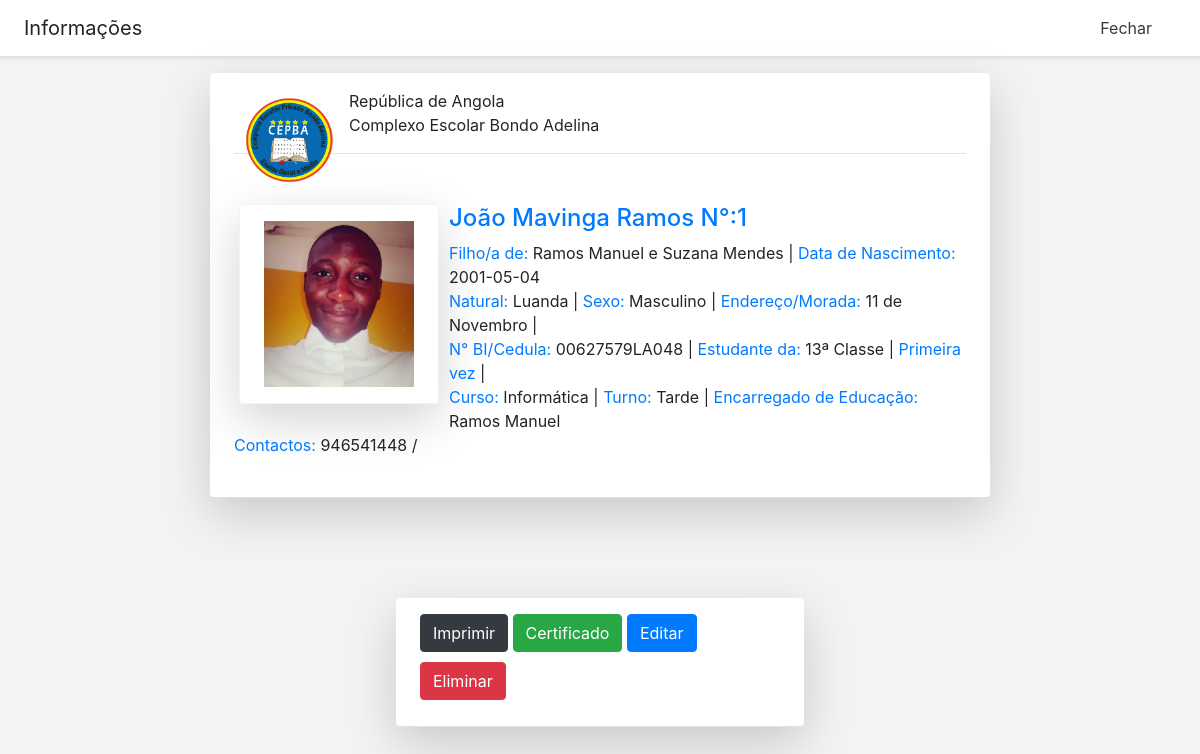
The page /recibos/matricula.php?&id=1 (signed in) on the database its author committed.
### tables this page shows
CREATE TABLE IF NOT EXISTS `matricula` (
  `id_matricula` int(11) NOT NULL AUTO_INCREMENT,
  `nome` varchar(50) NOT NULL,
  `data` date NOT NULL,
  `bi` varchar(50) NOT NULL,
  `fk_provincia` int(11) NOT NULL,
  `fk_sexo` int(11) NOT NULL,
  `fk_encarregado` int(11) NOT NULL,
  `fk_contacto` int(11) NOT NULL,
  `fk_morada` int(11) NOT NULL,
  `fk_classe` int(11) NOT NULL,
  `fk_curso` int(11) NOT NULL,
  `fk_turno` int(11) NOT NULL,
  `fk_repitent` int(11) NOT NULL,
  `fk_foto` int(11) NOT NULL,
  `fk_cert` int(11) NOT NULL,
  `criado` date DEFAULT NULL,
  PRIMARY KEY (`id_matricula`),
  KEY `fk_provincia` (`fk_provincia`),
  KEY `fk_sexo` (`fk_sexo`),
  KEY `fk_encarregado` (`fk_encarregado`),
  KEY `fk_contacto` (`fk_contacto`),
  KEY `fk_morada` (`fk_morada`),
  KEY `fk_classe` (`fk_classe`),
  KEY `fk_curso` (`fk_curso`),
  KEY `fk_turno` (`fk_turno`),
  KEY `fk_repitent` (`fk_repitent`),
  KEY `fk_foto` (`fk_foto`),
  KEY `fk_cert` (`fk_cert`)
);

CREATE TABLE IF NOT EXISTS `fotos` (
  `id_foto` int(11) NOT NULL AUTO_INCREMENT,
  `foto` varchar(200) NOT NULL,
  PRIMARY KEY (`id_foto`)
);

CREATE TABLE IF NOT EXISTS `encarregado` (
  `id_encarregado` int(11) NOT NULL AUTO_INCREMENT,
  `pai` varchar(50) NOT NULL,
  `mae` varchar(50) NOT NULL,
  `encarregado` varchar(50) NOT NULL,
  PRIMARY KEY (`id_encarregado`)
);

CREATE TABLE IF NOT EXISTS `provincia` (
  `id_provincia` int(11) NOT NULL AUTO_INCREMENT,
  `provincia` varchar(50) NOT NULL,
  PRIMARY KEY (`id_provincia`)
);

CREATE TABLE IF NOT EXISTS `sexo` (
  `id_sexo` int(11) NOT NULL AUTO_INCREMENT,
  `sexo` varchar(10) NOT NULL,
  PRIMARY KEY (`id_sexo`)
);

CREATE TABLE IF NOT EXISTS `morada` (
  `id_morada` int(11) NOT NULL AUTO_INCREMENT,
  `morada` varchar(45) NOT NULL,
  PRIMARY KEY (`id_morada`)
);

CREATE TABLE IF NOT EXISTS `classe` (
  `id_classe` int(11) NOT NULL AUTO_INCREMENT,
  `classe` varchar(50) NOT NULL,
  PRIMARY KEY (`id_classe`)
);

CREATE TABLE IF NOT EXISTS `repitent` (
  `id_repitent` int(11) NOT NULL AUTO_INCREMENT,
  `repitent` varchar(20) NOT NULL,
  PRIMARY KEY (`id_repitent`)
);

CREATE TABLE IF NOT EXISTS `curso` (
  `id_curso` int(11) NOT NULL AUTO_INCREMENT,
  `curso` varchar(50) NOT NULL,
  PRIMARY KEY (`id_curso`)
);

CREATE TABLE IF NOT EXISTS `turno` (
  `id_turno` int(11) NOT NULL AUTO_INCREMENT,
  `turno` varchar(50) NOT NULL,
  PRIMARY KEY (`id_turno`)
);

CREATE TABLE IF NOT EXISTS `contacto` (
  `id_contacto` int(11) NOT NULL AUTO_INCREMENT,
  `contacto` varchar(9) NOT NULL,
  `outro` varchar(9) DEFAULT NULL,
  PRIMARY KEY (`id_contacto`)
);

### recibos/matricula.php (the view, shortened to what this page needs)
<?php
include('../php/conexao.php');
?>
<!doctype html>
<html lang="">
  <head>
    <link href="../assets/bootstrap/css/bootstrap.min.css" rel="stylesheet">
    <link href="../assets/fontawesome/all.min.css" rel="stylesheet">
    <link href="pricing.css" rel="stylesheet">
  </head>
  <body>
    <div class="menu d-flex flex-column flex-md-row align-items-center p-3 px-md-4 mb-3 bg-white border-bottom shadow-sm">
      <h5 class="my-0 mr-md-auto font-weight-normal">Informações</h5>
      <nav class="my-2 my-md-0 mr-md-3">
        <a class="p-2 text-dark" href="../paginas/lista_matricula.php">Fechar</a>
      </nav>
    </div>
    <?php
      $id = $_GET["id"];
      $lista_dados = mysqli_query($conexao,"SELECT * FROM matricula JOIN classe ON matricula.fk_classe = classe.id_classe JOIN curso ON matricula.fk_curso=curso.id_curso JOIN turno ON matricula.fk_turno=turno.id_turno JOIN encarregado ON matricula.fk_encarregado=encarregado.id_encarregado JOIN contacto ON matricula.fk_contacto=contacto.id_contacto JOIN provincia ON matricula.fk_provincia=provincia.id_provincia JOIN sexo ON matricula.fk_sexo=sexo.id_sexo JOIN morada ON matricula.fk_morada=morada.id_morada JOIN fotos ON (matricula.fk_foto = fotos.id_foto) JOIN repitent ON matricula.fk_repitent=repitent.id_repitent WHERE id_matricula='$id' ");
      while($resultado = mysqli_fetch_array($lista_dados)){
      $id_matricula = $resultado['id_matricula'];
      $nome = $resultado['nome'];
      $pai = $resultado['pai'];
      $mae = $resultado['mae'];
      $fk_provincia = $resultado['provincia'];
      $data = $resultado['data'];
      $fk_sexo = $resultado['sexo'];
      $fk_morada = $resultado['morada'];
      $bi = $resultado['bi'];
      $fk_repitent = $resultado['repitent'];
      $fk_classe = $resultado['classe'];
      $fk_curso = $resultado['curso'];
      $fk_turno = $resultado['turno'];
      $encarregado = $resultado['encarregado'];
      $contacto = $resultado['contacto'];
      $outro = $resultado['outro'];
    ?>
    <div id="info">
      <div class="area align-items-center p-3 px-md-4 mb-3 bg-white border-bottom shadow-lg p3 md-5 rounded">
        <div class="logotipo">
          <img src="../assets/img/logo.png" class="img-post" width= "100px" height="100px">
          <p>República de Angola<br> Complexo Escolar Bondo Adelina</p><hr>
        </div>
        <div>
            <img src="../imagens/fotos/<?php echo $resultado['foto'] ?>" width="200px" height="200px"
            class="img-foto img-post align-items-center p-3 px-md-4 mb-3 shadow-lg p3 md-5 rounded">
        </div>
        <div class="dados">
          <div class="text-primary"><h4><?php echo $nome?>         N°:<?php echo $id_matricula?></h4></div>
          <div>
            <span class="text-primary">Filho/a de:</span> <?php echo $pai?> e <?php echo $mae?> |
            <span class="text-primary">Data de Nascimento:</span> <?php echo $data?>
          </div>
          <div>
            <span class="text-primary">Natural:</span> <?php echo $fk_provincia?> |
            <span class="text-primary">Sexo:</span> <?php echo $fk_sexo?> |
            <span class="text-primary">Endereço/Morada:</span> <?php echo $fk_morada?> |
          </div>
          <div>
            <span class="text-primary">N° BI/Cedula:</span> <?php echo $bi?> |
            <span class="text-primary">Estudante da:</span> <?php echo $fk_classe?> Classe |
            <span class="text-primary"> <?php echo $fk_repitent?> </span>|
          </div>
          <div>
            <span class="text-primary">Curso:</span> <?php echo $fk_curso?> |
            <span class="text-primary">Turno:</span> <?php echo $fk_turno?> |
            <span class="text-primary">Encarregado de Educação:</span> <?php echo $encarregado?>
          </div>
          <div>
            <span class="text-primary">Contactos:</span> <?php echo $contacto?> / <?php echo $outro?>
          </div><br>
        </div>
      </div>
     </div>
      <div class="ab p-3 px-md-4 mb-3 bg-white border-bottom shadow-lg p3 md-5 rounded">
        <input type="button" name="" class='btn btn-dark' value="Imprimir" onclick="funcao_pdf()">
          <?php echo "<a href='cert.php?&id=".$resultado['id_matricula']."' class='btn btn-success'>Certificado</a>";?>
          <?php echo "<a href='../paginas/ed_matricula.php?&id=".$resultado['id_matricula']."' class='btn btn-primary'>Editar</a>";?>
            <?php if ($_SESSION['nivel'] == 1) {?>
            <button type="button" class="btn btn-danger" data-toggle="modal" data-target="#eliminar<?php echo $resultado['id_matricula']?>">Eliminar</button>
          </div>
          <?php } ?>
      <?php } ?>
</body>
</html>

### recibos/pricing.css (style rules this page uses)
html { font-size: 14px; }
@media (min-width: 768px) { html { font-size: 16px; } }

### recibos/matricula.php (style rules this page uses)
body { background: #f3f3f3; }
.area { width: 65%; margin: auto; }
.logotipo { margin-bottom: 50px; }
.img-foto { border: 1px solid #f3f3f3; border-radius: 10px; }
.img-post { float: left;margin: 0px 10px 10px 5px; }
.ab { width: 34%;margin: auto;margin-top: 100px; }
.btn { margin-bottom: 10px; }

### rows shown on the page
matricula: fk_foto.foto (picture), nome "João Mavinga Ramos", id_matricula "1", fk_encarregado.pai "Ramos Manuel", fk_encarregado.mae "Suzana Mendes", data "2001-05-04", fk_provincia.provincia "Luanda", fk_sexo.sexo "Masculino", fk_morada.morada "11 de Novembro", bi "00627579LA048", fk_classe.classe "13ª", fk_repitent.repitent "Primeira vez", fk_curso.curso "Informática", fk_turno.turno "Tarde", fk_encarregado.encarregado "Ramos Manuel", fk_contacto.contacto "946541448"
